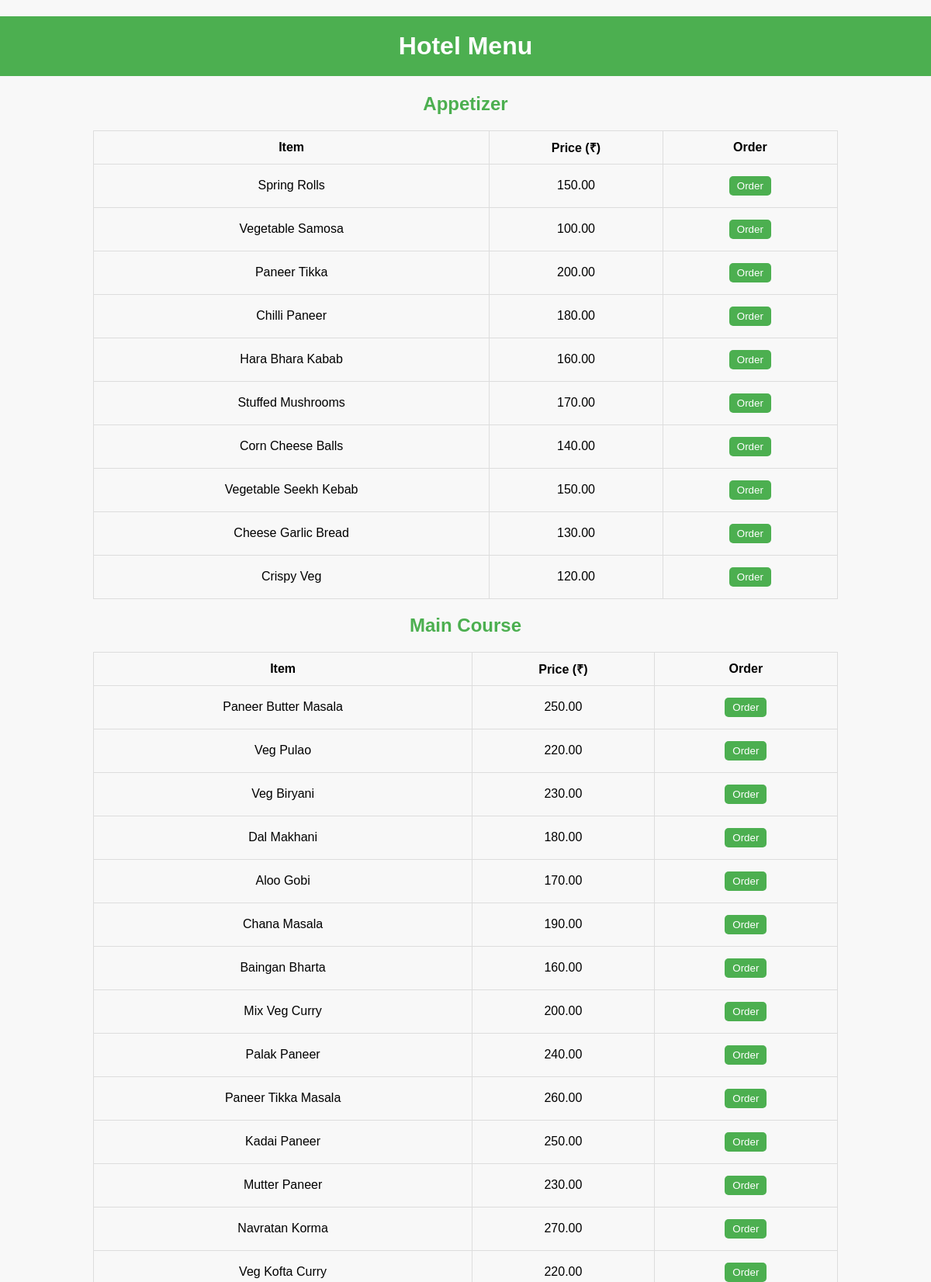
Page /menu.php (upper part) on the committed database.
### tables this page shows
CREATE TABLE `menu` (
  `id` int(11) NOT NULL,
  `category` varchar(100) DEFAULT NULL,
  `item` varchar(100) DEFAULT NULL,
  `price` decimal(10,2) DEFAULT NULL
);

### menu.php (the view, shortened to what this page needs)
<?php include 'db.php'; ?>
<!DOCTYPE html>
<html lang="en">
<head>
    <link rel="stylesheet" href="style.css">
</head>
<body>
    <h1>Hotel Menu</h1>
    <?php
    $categories = [];
    $sql = "SELECT DISTINCT category FROM menu";
    $result = $conn->query($sql);
    while ($row = $result->fetch_assoc()) {
        $categories[] = $row['category'];
    }
    foreach ($categories as $category) {
        echo "<h2>$category</h2>";
        echo "<table border='1'>";
        echo "<tr><th>Item</th><th>Price (₹)</th><th>Order</th></tr>";
        $sql = "SELECT * FROM menu WHERE category='$category'";
        $result = $conn->query($sql);
        while ($row = $result->fetch_assoc()) {
            echo "<tr>";
            echo "<td>" . $row['item'] . "</td>";
            echo "<td>" . $row['price'] . "</td>";
            echo "<td><button onclick='orderItem(\"" . $row['item'] . "\", " . $row['price'] . ")'>Order</button></td>";
            echo "</tr>";
        }
        echo "</table>";
    }
    ?>
</body>
</html>

### style.css (style rules this page uses)
body { font-family: Arial, sans-serif; background-color: #f8f8f8; margin: 0; padding: 0; text-align: center; }
h1 { background-color: #4CAF50; color: white; padding: 20px; }
h2 { color: #4CAF50; }
table { margin: 20px auto; width: 80%; border-collapse: collapse; }
th, td { padding: 10px; border: 1px solid #ddd; }
button { padding: 10px 20px; background-color: #4CAF50; color: white; border: none; border-radius: 4px; cursor: pointer; }
button { padding: 5px 10px; margin: 5px; background-color: #4CAF50; color: white; border: none; cursor: pointer; border-radius: 5px; }

### rows in the picture
menu: item "Spring Rolls", price "150.00"
menu: item "Vegetable Samosa", price "100.00"
menu: item "Paneer Tikka", price "200.00"
menu: item "Chilli Paneer", price "180.00"
menu: item "Hara Bhara Kabab", price "160.00"
menu: item "Stuffed Mushrooms", price "170.00"
menu: item "Corn Cheese Balls", price "140.00"
menu: item "Vegetable Seekh Kebab", price "150.00"
menu: item "Cheese Garlic Bread", price "130.00"
menu: item "Crispy Veg", price "120.00"
menu: item "Paneer Butter Masala", price "250.00"
menu: item "Veg Pulao", price "220.00"
menu: item "Veg Biryani", price "230.00"
menu: item "Dal Makhani", price "180.00"
menu: item "Aloo Gobi", price "170.00"
menu: item "Chana Masala", price "190.00"
menu: item "Baingan Bharta", price "160.00"
menu: item "Mix Veg Curry", price "200.00"
menu: item "Palak Paneer", price "240.00"
menu: item "Paneer Tikka Masala", price "260.00"
menu: item "Kadai Paneer", price "250.00"
menu: item "Mutter Paneer", price "230.00"
menu: item "Navratan Korma", price "270.00"
menu: item "Veg Kofta Curry", price "220.00"

### other values in the picture
$category "Appetizer"
$category "Main Course"
